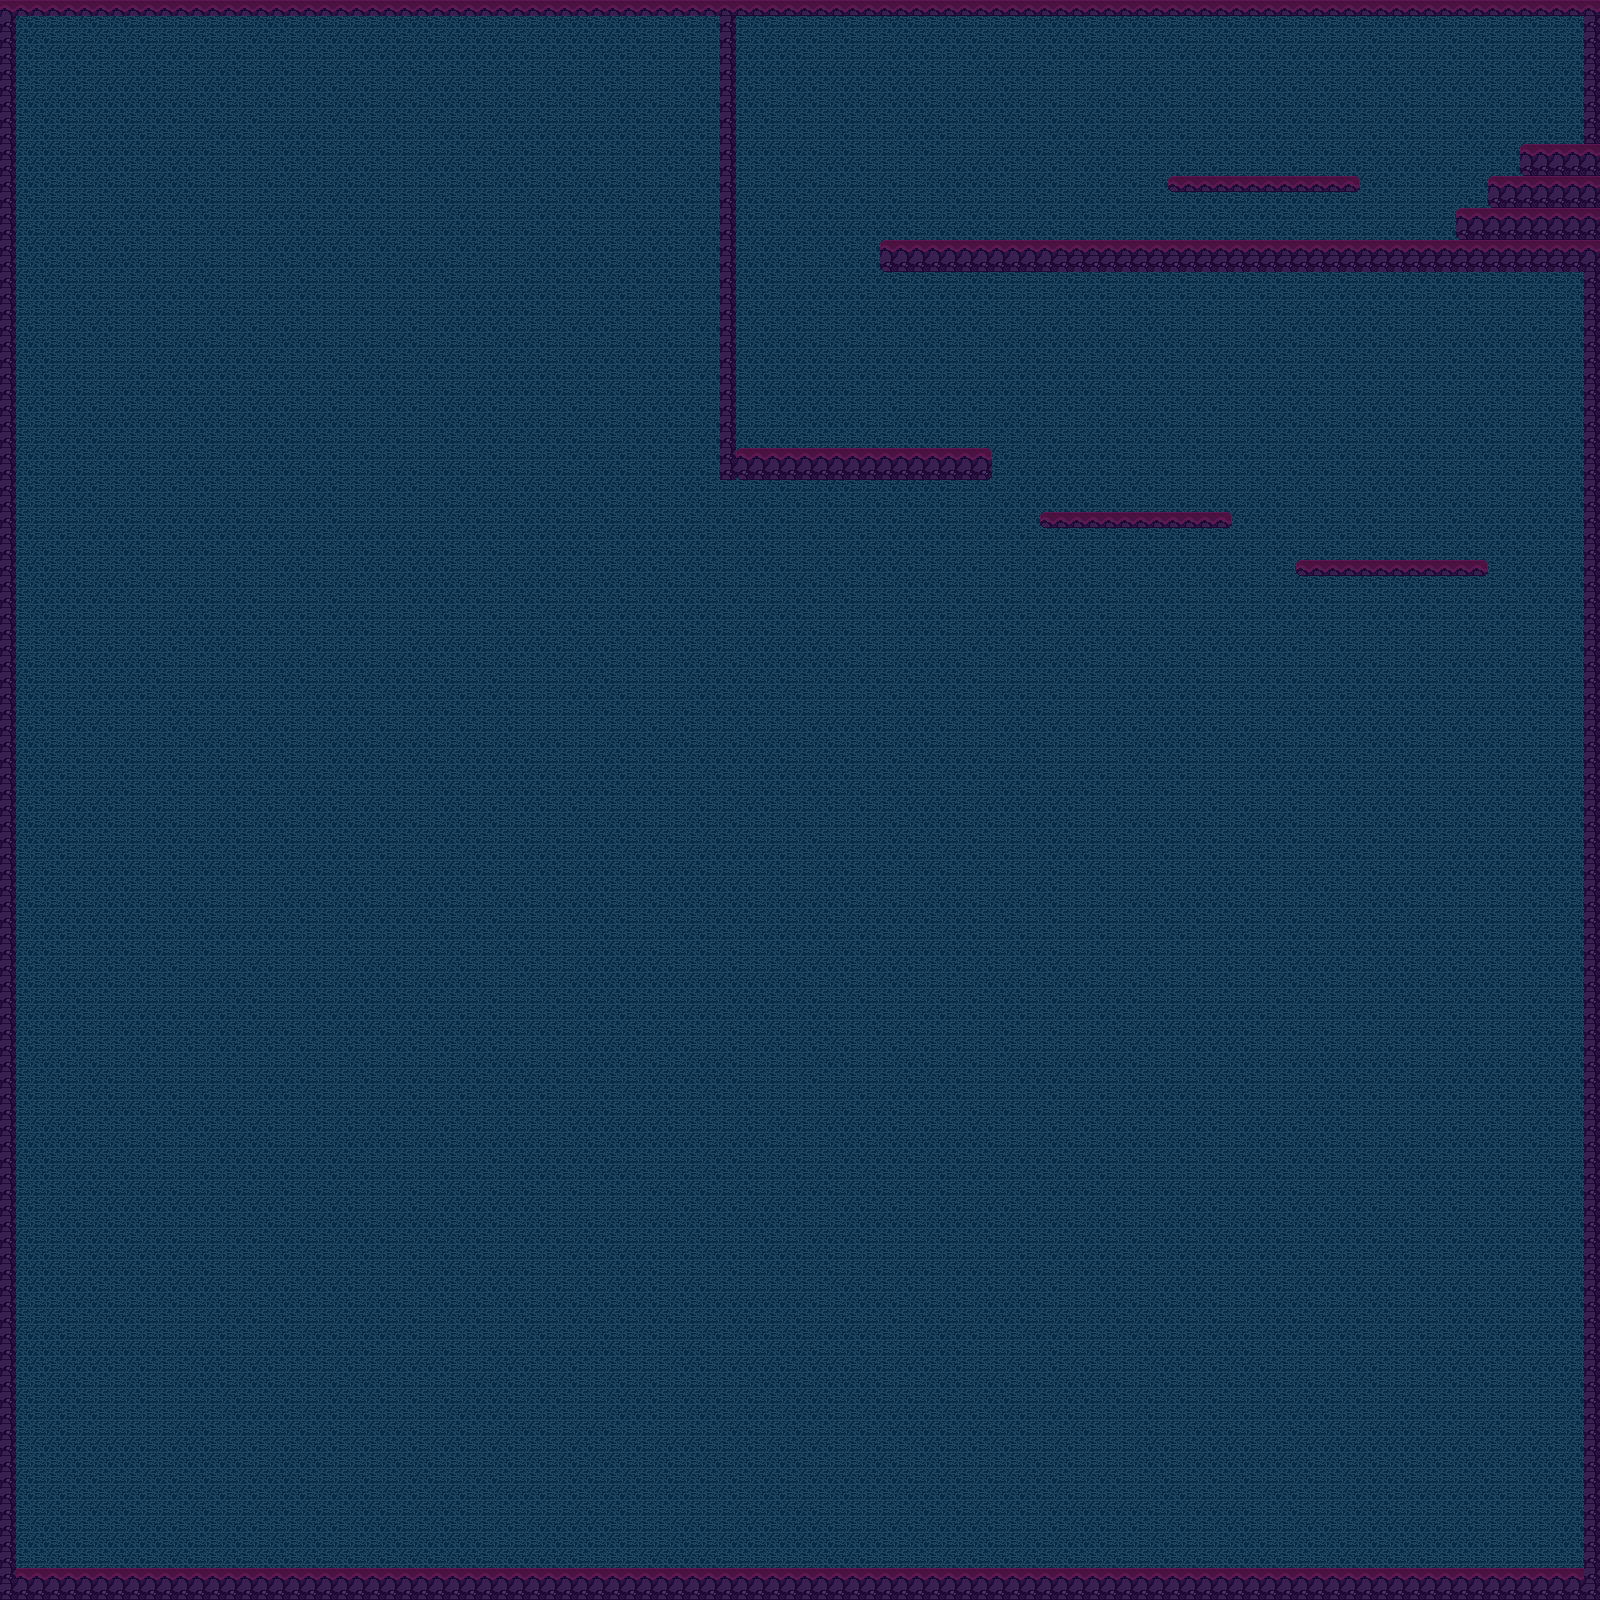

This game map was drawn from its Tiled (.tmx) file and the tilesets committed beside it. A one-line description and the trimmed map source follow:
An orthogonal 100x100 tile map with 16x16 px tiles, 2 tile layers (Background, Ground) and 4 objects (playerSpawn, bubbleSpawn, gate).

<map version="1.2" tiledversion="1.3.4" orientation="orthogonal" renderorder="right-down" width="100" height="100" tilewidth="16" tileheight="16" infinite="0" nextlayerid="6" nextobjectid="44">
 <editorsettings>
  <export target="tutorial.json" format="json" />
 </editorsettings>
 <tileset firstgid="1" name="tutorial" tilewidth="16" tileheight="16" tilecount="12" columns="3">
  <image source="tiles.png" trans="aaaaff" width="48" height="64" />
  <tile id="0">
   <properties>
    <property name="collides" type="bool" value="true" />
   </properties>
  </tile>
  <tile id="1">
   <properties>
    <property name="collides" type="bool" value="true" />
   </properties>
  </tile>
  <tile id="2">
   <properties>
    <property name="collides" type="bool" value="true" />
   </properties>
  </tile>
  <tile id="3">
   <properties>
    <property name="collides" type="bool" value="true" />
   </properties>
  </tile>
  <tile id="4">
   <properties>
    <property name="collides" type="bool" value="true" />
   </properties>
  </tile>
  <tile id="5">
   <properties>
    <property name="collides" type="bool" value="true" />
   </properties>
  </tile>
  <tile id="6">
   <properties>
    <property name="collides" type="bool" value="true" />
   </properties>
  </tile>
  <tile id="7">
   <properties>
    <property name="collides" type="bool" value="true" />
   </properties>
  </tile>
  <tile id="8">
   <properties>
    <property name="collides" type="bool" value="true" />
   </properties>
  </tile>
  <tile id="11">
   <properties>
    <property name="collides" type="bool" value="true" />
   </properties>
  </tile>
 </tileset>
 <layer id="1" name="Background" width="100" height="100">
  <data>[10000 cells, 10000 non-empty, 2 distinct tile ids]</data>
 </layer>
 <layer id="2" name="Ground" width="100" height="100">
  <data>[10000 cells, 715 non-empty, 10 distinct tile ids]</data>
 </layer>
 <objectgroup id="5" name="Objects">
  <object id="8" name="Spawn1" type="playerSpawn" x="1552" y="128">
   <point />
  </object>
  <object id="11" name="BubbleSpawn1" type="bubbleSpawn" x="1264" y="160">
   <point />
  </object>
  <object id="42" name="End1" type="gate" x="736" y="272" width="144" height="32" />
  <object id="43" x="1039" y="-19" />
 </objectgroup>
</map>
